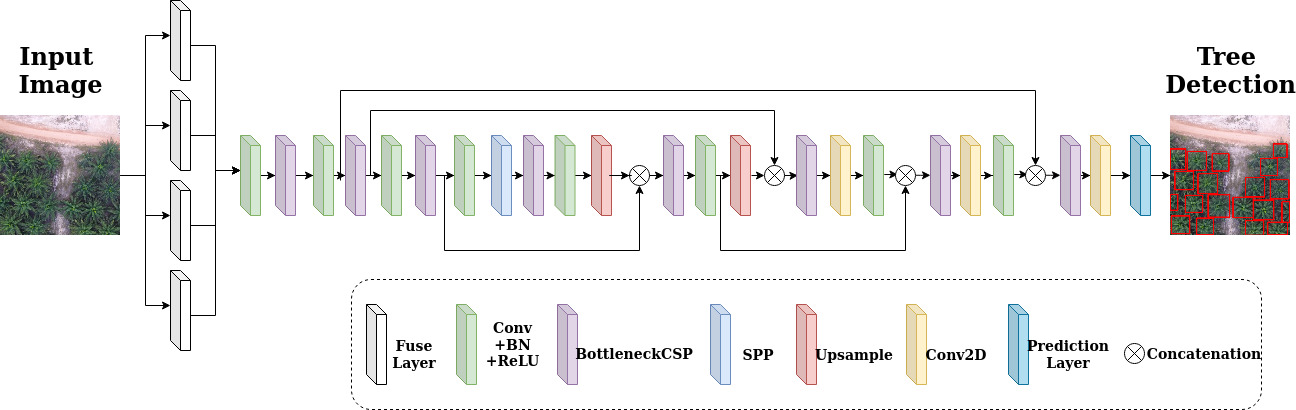
#> input picture images/Tree_Detection_yolov5.jpg, 1296 x 410 px
$ python main.py images images   (older library calls are emulated)
#> lines starting #> are read from the running program, lines starting #| are printed output that depends on the picture
# -*- coding: utf-8 -*-
# author: www.pinakinathc.me

import argparse
import os
import cv2
import numpy as np
import scipy.io
import glob
import matplotlib.pyplot as plt

from utils import (get_dominant_from_gvf, get_diagonal_edges,
        get_intersections, get_selected_regions)

def main(image_path, args):
#> called with image_path = 'images/Tree_Detection_yolov5.jpg'
    image_name = os.path.split(image_path)[-1]
    img_color = cv2.imread(image_path)
#> img_color is the input picture: shape (410, 1296, 3); mean B, G, R 235.6, 236.3, 237
    H, W, _ = img_color.shape
#> H = 410; W = 1296
    large_edge = max(H, W)
#> large_edge = 1296
    max_edge = min(large_edge, 500) # Max Edge shouldn't be more than 500 pixels
#> max_edge = 500
    aspect_ratio = max_edge / float(large_edge)
#> aspect_ratio = 0.386
    img_color = cv2.resize(img_color, (0,0), fx=aspect_ratio, fy=aspect_ratio)
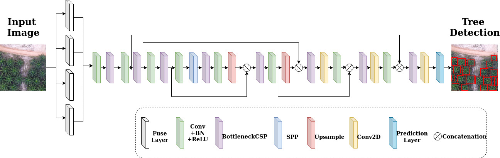
#> img_color: shape (158, 500, 3); mean B, G, R 236, 236.7, 237.5
    H, W, _ = img_color.shape
#> H = 158; W = 500
    img = cv2.cvtColor(img_color, cv2.COLOR_BGR2GRAY)
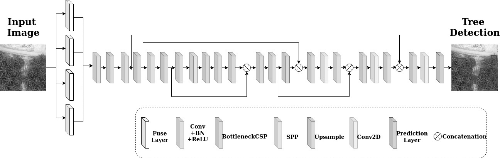
#> img: shape (158, 500); min 0, max 255, mean 236.9
    canny_edges = cv2.Canny(img, 100, 200)
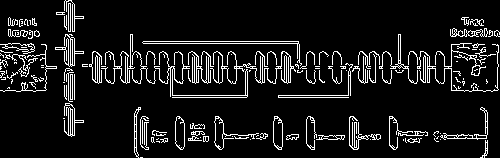
#> canny_edges: shape (158, 500); 9.5% white in thin lines or dots

    # Calculate GVF
#> (the run stopped early here; a loop or call above may not have finished)
